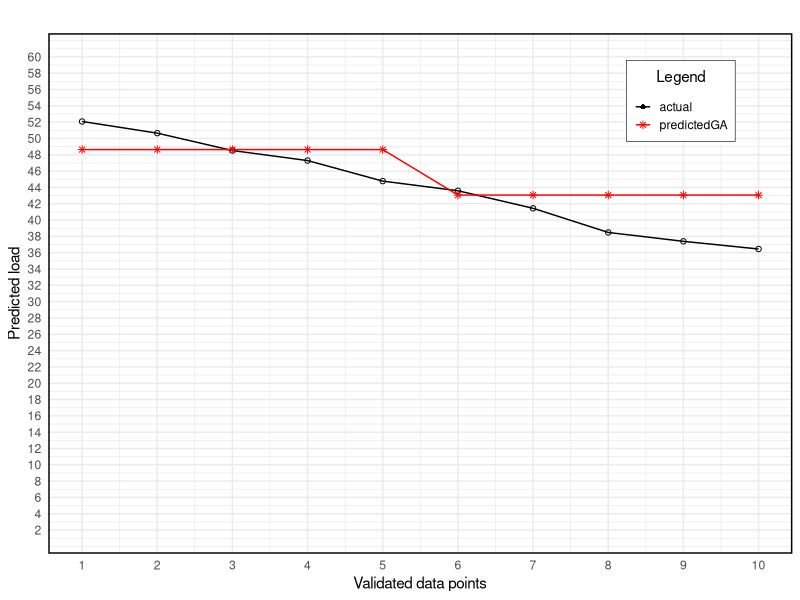

Generate this figure with R:
library(readxl)
library(ggplot2)


#midnight_actual<-unlist(read_excel("Alldata_excel.xlsx", range = "K2:K11",col_names = FALSE))

unfiltered_actual<-read_excel("Alldata_excel.xlsx", range = "K2:K11",col_names = FALSE, col_types = "text")
midnight_actual <- as.data.frame(lapply(unfiltered_actual,function(d) round(as.numeric(d),2)))

unfiltered_predictedGA <-read_excel("Alldata_excel.xlsx", range = "M2:M11",col_names = FALSE, col_types = "text")
midnight_predictedGA<-as.data.frame(lapply(unfiltered_predictedGA,function(d) round(as.numeric(d),2)))
#midnight_predictedGA[,1]
#midnight_predictedMNLR<-unlist(read_excel("Alldata_excel.xlsx", range = "N2:N11",col_names = FALSE))
#midnight_predictredEncoding<-unlist(read_excel("Alldata_excel.xlsx", range = "J2:J11",col_names = FALSE))

#x<-seq(1,10)
#y1<-midnight_actual
#y2<-midnight_predictedGA
#y3<-midnight_predictedMNLR
line_width <-2
lb =c("actual","predictedGA","predictedMNLR","predicted ordinal encoding")
midnightDataFrame <- data.frame(
  xAxis = seq(1,10,1),
  actual = midnight_actual[,1],
  predictedGA = midnight_predictedGA[,1]
)

tiff("midnight1_PredictedGA.tiff", units="in", width=5, height=5, res=300)
ggplot(midnightDataFrame,aes(x=xAxis))+
  geom_line(aes(y=actual,color="line1"))+geom_point(aes(y=actual,color="line1"),shape=1)+
  geom_line(aes(y=predictedGA,color="line2"))+geom_point(aes(y=predictedGA,color="line2"),shape=8)+
  labs(
    title ="",
    y="Predicted load",
    x ="Validated data points",
    color="Legend"
  )+scale_y_continuous(breaks=seq(2,60,by=2))+
  scale_x_continuous(breaks = seq(1,10,by=1))+
  coord_cartesian(ylim = c(2,60),xlim = c(1,10))+
  scale_color_manual(values = c("line1" = "black", "line2" = "red"),
                     labels = lb) +
  scale_shape_manual(values = c("line1" = 16, "line2" = 8),
                     labels = lb) +
  scale_linetype_manual(values = c("line1" = "solid", "line2" = "solid"),
                        labels = lb) +
  guides(color = guide_legend(override.aes = list(shape = c(16, 8),
                                                  linetype = c("solid", "solid"))))+
  theme_minimal()+
  theme(legend.title = element_text(hjust = 0.5, margin = margin(b = 10)),
        panel.border = element_rect(color = "black", fill = NA, size = 1),
        legend.background = element_rect(color = "black", size = 0.2),
        legend.key.size = unit(0.9, "lines"),
        legend.position = c(0.85, 0.87)
        )

# plot(x,seq(42,60,2),xlim = c(0,10),ylim =c(30,65),type="n",ylab="Predicted load",xlab = "")
# lines(x,y1,type="o",col="black",lty=1,lwd=line_width)
# lines(x,y2,type="o",col="red",lty=3,lwd=line_width)
# lines(x,y3,type="o",col="green",lty=5,lwd=line_width)
# legend("topright",inset = 0.05,
#        c("actual","predicted_GA","predicted_Heuristic"),lty = c(1,2,5),
#        col = c("black","red","green"),
#        title = "Predictions",cex = 0.7,pch = c(1,1,1)
#        )
dev.off()
